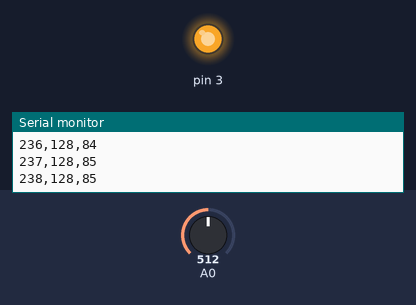
Bench run of a sketch on a simulated Arduino Uno, built with avr-gcc and run on an emulated ATmega328P. On the bench: output pins drawn as LEDs (lit = HIGH), the last lines printed to the serial monitor. The inputs (shaded band) are chosen by the test bench; at power-on: A0 = 512.

Above: at 1.2 s.
1.3 s: A0 set to 0
At 2.93 s:
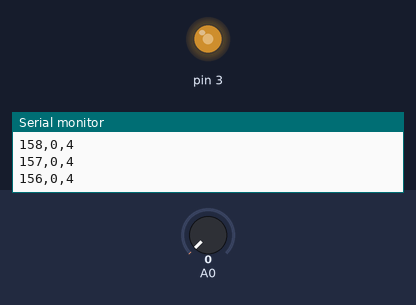
4.3 s: A0 set to 224
At 4.47 s:
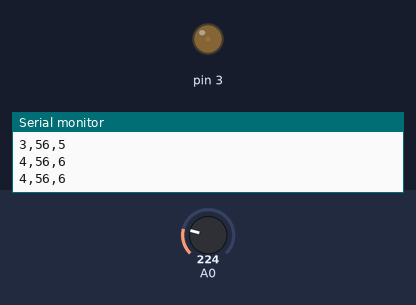
7.3 s: A0 set to 257
At 9.15 s:
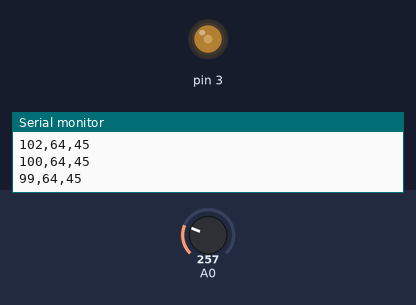
Timing chart, 0 to 16.3 s (numbered marks = the images above; inputs shaded):
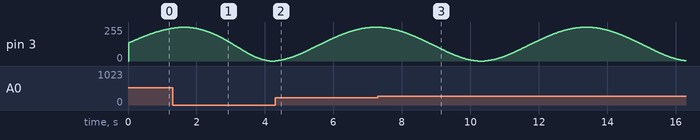

The sketch:

pwm-out-analog-in.ino
```cpp
int x_out = 128;
int y[3] = {0};
int x_in[3] = {0};
// sampling rate of the ADC, value taken from https://sites.google.com/site/measuringstuff/the-arduino
// float TA = 0.04;
float TA = 0.04;
// time constant of the PT1, results in a rather smooth plot: T1=1
int T1 = 3;
int t = 0;

void setup() {
  // PWM using pins 5 or 6 is less precise than using the other PWM pins
  // cf. https://www.arduino.cc/en/Reference/AnalogWrite
  pinMode(3, OUTPUT);
  Serial.begin(9600);
}

void loop() {
  x_out = 127 * (sin(t/180.*2) + 1);
  Serial.print(x_out);
  Serial.print(",");

  analogWrite(3, x_out);

  // read the input on analog pin 0:
  x_in[0] = analogRead(A0);
  Serial.print(x_in[0]/4);
  Serial.print(",");

  // smooth values using a PT1, useful when observing PWM output
  y[0] = (int)(T1/(T1+TA)*y[1]+TA/(T1+TA)*x_in[0]);

  // print out the value you read:
  Serial.println(y[0]/4);

  y[2]=y[1];
  y[1]=y[0];
  x_in[2]=x_in[1];
  x_in[1]=x_in[0];

  delay(1);        // delay in between reads for stability
  t++;
}
```

Measured:
- the behaviour switches between 242 and 243 on A0 (found by bisection; images 2 and 3)
